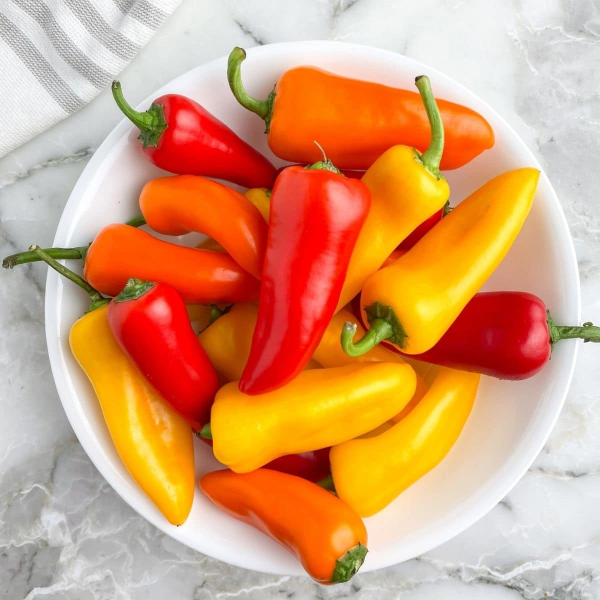
#> input picture python/jobsheet4/src/peppers2.jpg, 1200 x 1200 px, found by its file name (shown at 1/2 size)
$ python gabung3sebelahan2.py
#> lines starting #> are read from the running program, lines starting #| are printed output that depends on the picture
import cv2
import numpy as np

citraA = cv2.imread(r'C:\Raiya Yusuf Priatmojo\Praktik Penginderaan Visual Robot\python\jobsheet4\src\peppers2.jpg')
#> citraA is the input picture: shape (1200, 1200, 3); mean B, G, R 118, 159, 216.2
citraB = cv2.imread(r'C:\Raiya Yusuf Priatmojo\Praktik Penginderaan Visual Robot\python\jobsheet4\src\spaceman.png', cv2.IMREAD_UNCHANGED)
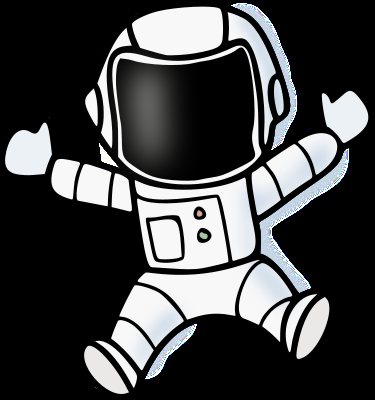
#> input picture python/jobsheet4/src/spaceman.png, 375 x 400 px, found by its file name
#> citraB is the input picture: shape (400, 375, 4); mean B, G, R, A 70.4, 69.5, 68.5, 123.4

if citraA is None or citraB is None:
    print("Error: Gambar tidak ditemukan atau tidak dapat dibaca.")
else:
    if citraB.shape[2] == 4:
        citraB = cv2.cvtColor(citraB, cv2.COLOR_BGRA2BGR)
#> citraB: shape (400, 375, 3)

    scale_percent = 30
    widthA = int(citraA.shape[1] * scale_percent / 100)
#> widthA = 360
    heightA = int(citraA.shape[0] * scale_percent / 100)
#> heightA = 360
    citraA = cv2.resize(citraA, (widthA, heightA), interpolation=cv2.INTER_AREA)
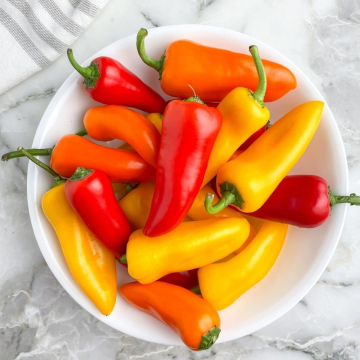
#> citraA: shape (360, 360, 3); mean B, G, R 118, 159, 216.2

    widthB = int(citraB.shape[1] * scale_percent / 100)
#> widthB = 112
    heightB = int(citraB.shape[0] * scale_percent / 100)
#> heightB = 120
    citraB = cv2.resize(citraB, (widthB, heightB), interpolation=cv2.INTER_AREA)
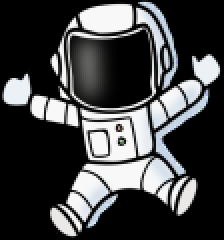
#> citraB: shape (120, 112, 3) (shown 2 times larger); mean B, G, R 70.4, 69.5, 68.5

    if citraA.shape[1] != citraB.shape[1]:
        citraB = cv2.resize(citraB, (citraA.shape[1], int(citraB.shape[0] * citraA.shape[1] / citraB.shape[1])), interpolation=cv2.INTER_AREA)
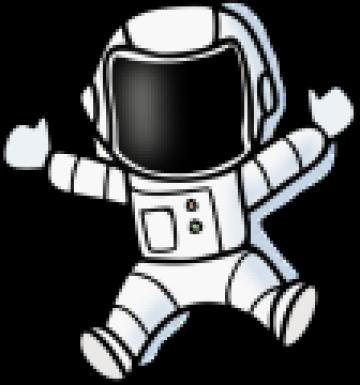
#> citraB: shape (385, 360, 3); mean B, G, R 70.3, 69.4, 68.5

    hasil = np.vstack((citraA, citraB))
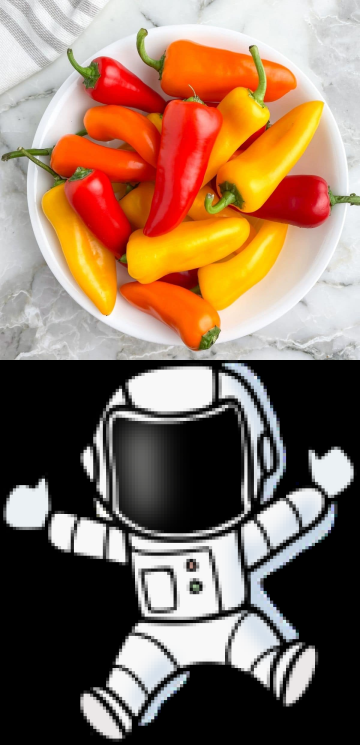
#> hasil: shape (745, 360, 3); mean B, G, R 93.4, 112.7, 139.9

    cv2.imshow('Hasil', hasil)
    cv2.waitKey(0)
    cv2.destroyAllWindows()
